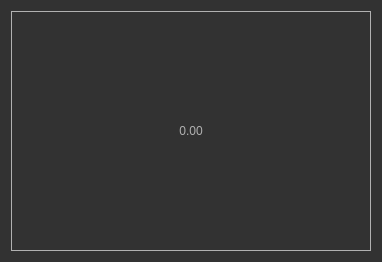
<?xml version="1.0" encoding="UTF-8"?>
<ui version="4.0">
 <class>Form</class>
 <widget class="QWidget" name="Form">
  <property name="geometry">
   <rect>
    <x>0</x>
    <y>0</y>
    <width>378</width>
    <height>258</height>
   </rect>
  </property>
  <property name="windowTitle">
   <string>2. Pencere</string>
  </property>
  <property name="styleSheet">
   <string notr="true">QToolTip
{
     border: 1px solid black;
     background-color: #ffa02f;
     padding: 1px;
     border-radius: 3px;
     opacity: 100;
}

QWidget
{
    color: #b1b1b1;
    background-color: #323232;
}

QTreeView, QListView
{
    background-color: silver;
    margin-left: 5px;
}

QWidget:item:hover
{
    background-color: QLinearGradient( x1: 0, y1: 0, x2: 0, y2: 1, stop: 0 #ffa02f, stop: 1 #ca0619);
    color: #000000;
}

QWidget:item:selected
{
    background-color: QLinearGradient( x1: 0, y1: 0, x2: 0, y2: 1, stop: 0 #ffa02f, stop: 1 #d7801a);
}

QMenuBar::item
{
    background: transparent;
}

QMenuBar::item:selected
{
    background: transparent;
    border: 1px solid #ffaa00;
}

QMenuBar::item:pressed
{
    background: #444;
    border: 1px solid #000;
    background-color: QLinearGradient(
        x1:0, y1:0,
        x2:0, y2:1,
        stop:1 #212121,
        stop:0.4 #343434/*,
        stop:0.2 #343434,
        stop:0.1 #ffaa00*/
    );
    margin-bottom:-1px;
    padding-bottom:1px;
}

QMenu
{
    border: 1px solid #000;
}

QMenu::item
{
    padding: 2px 20px 2px 20px;
}

QMenu::item:selected
{
    color: #000000;
}

QWidget:disabled
{
    color: #808080;
    background-color: #323232;
}

QAbstractItemView
{
    background-color: QLinearGradient( x1: 0, y1: 0, x2: 0, y2: 1, stop: 0 #4d4d4d, stop: 0.1 #646464, stop: 1 #5d5d5d);
}

QWidget:focus
{
    /*border: 1px solid darkgray;*/
}

QLineEdit
{
    background-color: QLinearGradient( x1: 0, y1: 0, x2: 0, y2: 1, stop: 0 #4d4d4d, stop: 0 #646464, stop: 1 #5d5d5d);
    padding: 1px;
    border-style: solid;
    border: 1px solid #1e1e1e;
    border-radius: 5;
}

QPushButton
{
    color: #b1b1b1;
    background-color: QLinearGradient( x1: 0, y1: 0, x2: 0, y2: 1, stop: 0 #565656, stop: 0.1 #525252, stop: 0.5 #4e4e4e, stop: 0.9 #4a4a4a, stop: 1 #464646);
    border-width: 1px;
    border-color: #1e1e1e;
    border-style: solid;
    border-radius: 6;
    padding: 3px;
    font-size: 12px;
    padding-left: 5px;
    padding-right: 5px;
    min-width: 40px;
}

QPushButton:pressed
{
    background-color: QLinearGradient( x1: 0, y1: 0, x2: 0, y2: 1, stop: 0 #2d2d2d, stop: 0.1 #2b2b2b, stop: 0.5 #292929, stop: 0.9 #282828, stop: 1 #252525);
}

QComboBox
{
    selection-background-color: #ffaa00;
    background-color: QLinearGradient( x1: 0, y1: 0, x2: 0, y2: 1, stop: 0 #565656, stop: 0.1 #525252, stop: 0.5 #4e4e4e, stop: 0.9 #4a4a4a, stop: 1 #464646);
    border-style: solid;
    border: 1px solid #1e1e1e;
    border-radius: 5;
}

QComboBox:hover,QPushButton:hover
{
    border: 2px solid QLinearGradient( x1: 0, y1: 0, x2: 0, y2: 1, stop: 0 #ffa02f, stop: 1 #d7801a);
}


QComboBox:on
{
    padding-top: 3px;
    padding-left: 4px;
    background-color: QLinearGradient( x1: 0, y1: 0, x2: 0, y2: 1, stop: 0 #2d2d2d, stop: 0.1 #2b2b2b, stop: 0.5 #292929, stop: 0.9 #282828, stop: 1 #252525);
    selection-background-color: #ffaa00;
}

QComboBox QAbstractItemView
{
    border: 2px solid darkgray;
    selection-background-color: QLinearGradient( x1: 0, y1: 0, x2: 0, y2: 1, stop: 0 #ffa02f, stop: 1 #d7801a);
}

QComboBox::drop-down
{
     subcontrol-origin: padding;
     subcontrol-position: top right;
     width: 15px;

     border-left-width: 0px;
     border-left-color: darkgray;
     border-left-style: solid; /* just a single line */
     border-top-right-radius: 3px; /* same radius as the QComboBox */
     border-bottom-right-radius: 3px;
 }

QComboBox::down-arrow
{
     image: url(:/dark_orange/img/down_arrow.png);
}

QGroupBox
{
    border: 1px solid darkgray;
    margin-top: 10px;
}

QGroupBox:focus
{
    border: 1px solid darkgray;
}

QTextEdit:focus
{
    border: 1px solid darkgray;
}

QScrollBar:horizontal {
     border: 1px solid #222222;
     background: QLinearGradient( x1: 0, y1: 0, x2: 0, y2: 1, stop: 0.0 #121212, stop: 0.2 #282828, stop: 1 #484848);
     height: 7px;
     margin: 0px 16px 0 16px;
}

QScrollBar::handle:horizontal
{
      background: QLinearGradient( x1: 0, y1: 0, x2: 1, y2: 0, stop: 0 #ffa02f, stop: 0.5 #d7801a, stop: 1 #ffa02f);
      min-height: 20px;
      border-radius: 2px;
}

QScrollBar::add-line:horizontal {
      border: 1px solid #1b1b19;
      border-radius: 2px;
      background: QLinearGradient( x1: 0, y1: 0, x2: 1, y2: 0, stop: 0 #ffa02f, stop: 1 #d7801a);
      width: 14px;
      subcontrol-position: right;
      subcontrol-origin: margin;
}

QScrollBar::sub-line:horizontal {
      border: 1px solid #1b1b19;
      border-radius: 2px;
      background: QLinearGradient( x1: 0, y1: 0, x2: 1, y2: 0, stop: 0 #ffa02f, stop: 1 #d7801a);
      width: 14px;
     subcontrol-position: left;
     subcontrol-origin: margin;
}

QScrollBar::right-arrow:horizontal, QScrollBar::left-arrow:horizontal
{
      border: 1px solid black;
      width: 1px;
      height: 1px;
      background: white;
}

QScrollBar::add-page:horizontal, QScrollBar::sub-page:horizontal
{
      background: none;
}

QScrollBar:vertical
{
      background: QLinearGradient( x1: 0, y1: 0, x2: 1, y2: 0, stop: 0.0 #121212, stop: 0.2 #282828, stop: 1 #484848);
      width: 7px;
      margin: 16px 0 16px 0;
      border: 1px solid #222222;
}

QScrollBar::handle:vertical
{
      background: QLinearGradient( x1: 0, y1: 0, x2: 0, y2: 1, stop: 0 #ffa02f, stop: 0.5 #d7801a, stop: 1 #ffa02f);
      min-height: 20px;
      border-radius: 2px;
}

QScrollBar::add-line:vertical
{
      border: 1px solid #1b1b19;
      border-radius: 2px;
      background: QLinearGradient( x1: 0, y1: 0, x2: 0, y2: 1, stop: 0 #ffa02f, stop: 1 #d7801a);
      height: 14px;
      subcontrol-position: bottom;
      subcontrol-origin: margin;
}

QScrollBar::sub-line:vertical
{
      border: 1px solid #1b1b19;
      border-radius: 2px;
      background: QLinearGradient( x1: 0, y1: 0, x2: 0, y2: 1, stop: 0 #d7801a, stop: 1 #ffa02f);
      height: 14px;
      subcontrol-position: top;
      subcontrol-origin: margin;
}

QScrollBar::up-arrow:vertical, QScrollBar::down-arrow:vertical
{
      border: 1px solid black;
      width: 1px;
      height: 1px;
      background: white;
}


QScrollBar::add-page:vertical, QScrollBar::sub-page:vertical
{
      background: none;
}

QTextEdit
{
    background-color: #242424;
}

QPlainTextEdit
{
    background-color: #242424;
}

QHeaderView::section
{
    background-color: QLinearGradient(x1:0, y1:0, x2:0, y2:1, stop:0 #616161, stop: 0.5 #505050, stop: 0.6 #434343, stop:1 #656565);
    color: white;
    padding-left: 4px;
    border: 1px solid #6c6c6c;
}

QCheckBox:disabled
{
color: #414141;
}

QDockWidget::title
{
    text-align: center;
    spacing: 3px; /* spacing between items in the tool bar */
    background-color: QLinearGradient(x1:0, y1:0, x2:0, y2:1, stop:0 #323232, stop: 0.5 #242424, stop:1 #323232);
}

QDockWidget::close-button, QDockWidget::float-button
{
    text-align: center;
    spacing: 1px; /* spacing between items in the tool bar */
    background-color: QLinearGradient(x1:0, y1:0, x2:0, y2:1, stop:0 #323232, stop: 0.5 #242424, stop:1 #323232);
}

QDockWidget::close-button:hover, QDockWidget::float-button:hover
{
    background: #242424;
}

QDockWidget::close-button:pressed, QDockWidget::float-button:pressed
{
    padding: 1px -1px -1px 1px;
}

QMainWindow::separator
{
    background-color: QLinearGradient(x1:0, y1:0, x2:0, y2:1, stop:0 #161616, stop: 0.5 #151515, stop: 0.6 #212121, stop:1 #343434);
    color: white;
    padding-left: 4px;
    border: 1px solid #4c4c4c;
    spacing: 3px; /* spacing between items in the tool bar */
}

QMainWindow::separator:hover
{

    background-color: QLinearGradient(x1:0, y1:0, x2:0, y2:1, stop:0 #d7801a, stop:0.5 #b56c17 stop:1 #ffa02f);
    color: white;
    padding-left: 4px;
    border: 1px solid #6c6c6c;
    spacing: 3px; /* spacing between items in the tool bar */
}

QToolBar::handle
{
     spacing: 3px; /* spacing between items in the tool bar */
     background: url(:/dark_orange/img/handle.png);
}

QMenu::separator
{
    height: 2px;
    background-color: QLinearGradient(x1:0, y1:0, x2:0, y2:1, stop:0 #161616, stop: 0.5 #151515, stop: 0.6 #212121, stop:1 #343434);
    color: white;
    padding-left: 4px;
    margin-left: 10px;
    margin-right: 5px;
}

QProgressBar
{
    border: 2px solid grey;
    border-radius: 5px;
    text-align: center;
}

QProgressBar::chunk
{
    background-color: #d7801a;
    width: 2.15px;
    margin: 0.5px;
}

QTabBar::tab {
    color: #b1b1b1;
    border: 1px solid #444;
    border-bottom-style: none;
    background-color: #323232;
    padding-left: 10px;
    padding-right: 10px;
    padding-top: 3px;
    padding-bottom: 2px;
    margin-right: -1px;
}

QTabWidget::pane {
    border: 1px solid #444;
    top: 1px;
}

QTabBar::tab:last
{
    margin-right: 0; /* the last selected tab has nothing to overlap with on the right */
    border-top-right-radius: 3px;
}

QTabBar::tab:first:!selected
{
 margin-left: 0px; /* the last selected tab has nothing to overlap with on the right */


    border-top-left-radius: 3px;
}

QTabBar::tab:!selected
{
    color: #b1b1b1;
    border-bottom-style: solid;
    margin-top: 3px;
    background-color: QLinearGradient(x1:0, y1:0, x2:0, y2:1, stop:1 #212121, stop:.4 #343434);
}

QTabBar::tab:selected
{
    border-top-left-radius: 3px;
    border-top-right-radius: 3px;
    margin-bottom: 0px;
}

QTabBar::tab:!selected:hover
{
    /*border-top: 2px solid #ffaa00;
    padding-bottom: 3px;*/
    border-top-left-radius: 3px;
    border-top-right-radius: 3px;
    background-color: QLinearGradient(x1:0, y1:0, x2:0, y2:1, stop:1 #212121, stop:0.4 #343434, stop:0.2 #343434, stop:0.1 #ffaa00);
}

QRadioButton::indicator:checked, QRadioButton::indicator:unchecked{
    color: #b1b1b1;
    background-color: #323232;
    border: 1px solid #b1b1b1;
    border-radius: 6px;
}

QRadioButton::indicator:checked
{
    background-color: qradialgradient(
        cx: 0.5, cy: 0.5,
        fx: 0.5, fy: 0.5,
        radius: 1.0,
        stop: 0.25 #ffaa00,
        stop: 0.3 #323232
    );
}



QRadioButton::indicator
{
    border-radius: 6px;
}

QRadioButton::indicator:hover, QCheckBox::indicator:hover
{
    border: 1px solid #ffaa00;
}




QSlider::groove:horizontal {
    border: 1px solid #3A3939;
    height: 8px;
    background: #201F1F;
    margin: 2px 0;
    border-radius: 2px;
}

QSlider::handle:horizontal {
    background: QLinearGradient( x1: 0, y1: 0, x2: 0, y2: 1,
      stop: 0.0 silver, stop: 0.2 #a8a8a8, stop: 1 #727272);
    border: 1px solid #3A3939;
    width: 14px;
    height: 14px;
    margin: -4px 0;
    border-radius: 2px;
}

QSlider::groove:vertical {
    border: 1px solid #3A3939;
    width: 8px;
    background: #201F1F;
    margin: 0 0px;
    border-radius: 2px;
}

QSlider::handle:vertical {
    background: QLinearGradient( x1: 0, y1: 0, x2: 0, y2: 1, stop: 0.0 silver,
      stop: 0.2 #a8a8a8, stop: 1 #727272);
    border: 1px solid #3A3939;
    width: 14px;
    height: 14px;
    margin: 0 -4px;
    border-radius: 2px;
}

QAbstractSpinBox {
    padding-top: 2px;
    padding-bottom: 2px;
    border: 1px solid darkgray;

    border-radius: 2px;
    min-width: 50px;
}

</string>
  </property>
  <layout class="QGridLayout" name="gridLayout">
   <item row="0" column="0">
    <widget class="QLabel" name="ortalama_label">
     <property name="sizePolicy">
      <sizepolicy hsizetype="Fixed" vsizetype="Preferred">
       <horstretch>0</horstretch>
       <verstretch>0</verstretch>
      </sizepolicy>
     </property>
     <property name="minimumSize">
      <size>
       <width>360</width>
       <height>240</height>
      </size>
     </property>
     <property name="styleSheet">
      <string notr="true">font:14pt &quot;Century&quot;;</string>
     </property>
     <property name="frameShape">
      <enum>QFrame::Box</enum>
     </property>
     <property name="text">
      <string>0.00</string>
     </property>
     <property name="alignment">
      <set>Qt::AlignCenter</set>
     </property>
    </widget>
   </item>
  </layout>
 </widget>
 <resources/>
 <connections/>
</ui>
